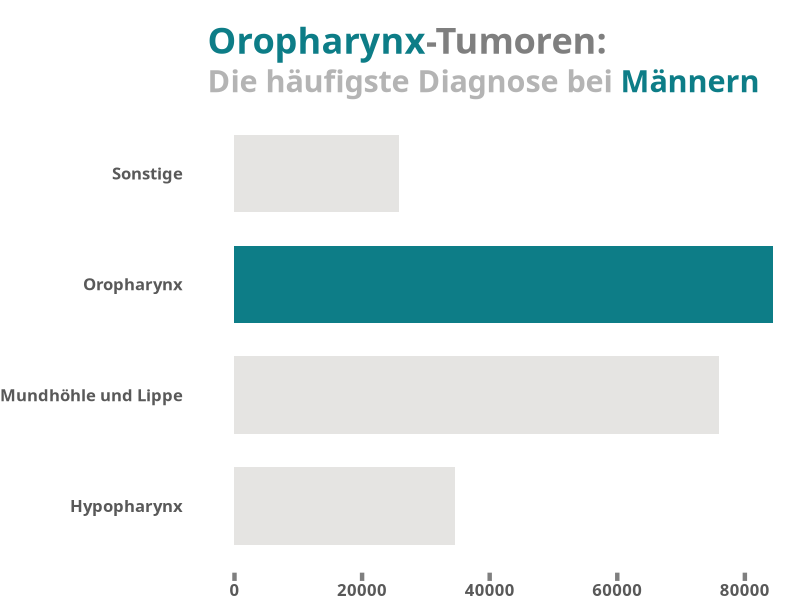
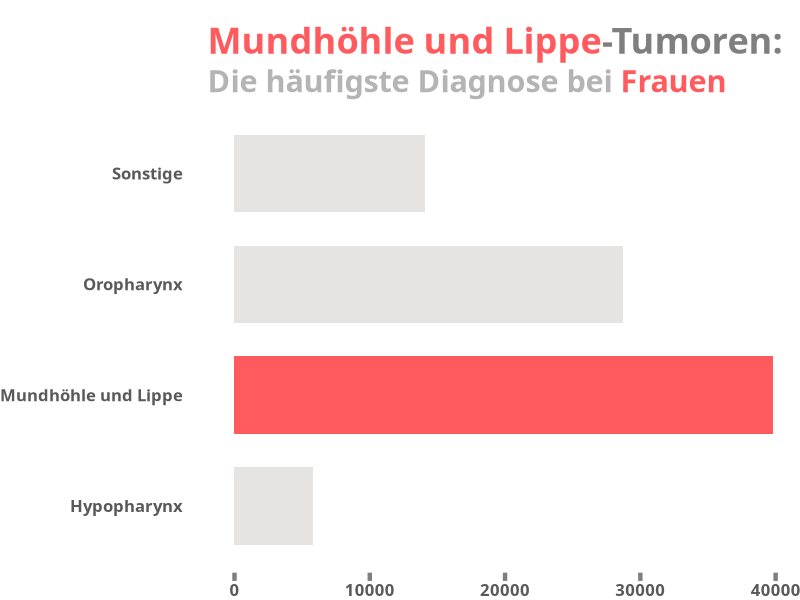

Here is the R script that generated these plots, in order:
## ---- chunk 1
#| fig-height: 8
#| fig-align: center
#| echo: false
#| label: fig-plot-Inzidenz
#| layout-ncol: 2
#| fig-cap: "Inzidenz in Deutschland im Zeitraum 1999–2022 basierend auf Daten des Zentrums für Krebsregisterdaten des Robert Koch-Instituts (RKI).[@ZentrumfurKrebsregisterdatenimRobertKoch-Institut2024] "
#| fig-subcap: 
#| - "Inzidenz, Fallzahlen in Deutschland"
#| - "Inzidenz, Fallzahlen in Deutschland"


# Required Libraries
library(ggplot2)
library(dplyr)
library(scales) # For percentage formatting
library(ggtext) # For element_markdown in themes
library(tidyr) # For data transformation
library(dplyr)


# Read the CSV file
data <- read.csv( "Daten/InzidenzHNO.csv" , sep = ";", header = TRUE)

data <- data %>% 
  select(-X)%>%
  mutate(
    Diagnose_Gruppe = case_when(
    
    Diagnose %in% c(
      "Lippe (C00)",
      "sonstg/nnbez Teile d Zunge (C02)",
      "Zahnfleisch (C03)",
      "Mundboden (C04)",
      "sonstg/nnbez Teile d Mundes (C06)"
      ) ~ "Mundhöhle und Lippe" ,
    
    Diagnose %in% c(
      "Zungengrund (C01)",
      "Gaumen (C05)",
      "Tonsille (C09)",
      "Oropharynx (C10)"
    ) ~ "Oropharynx",

    Diagnose %in% c(
      "Recessus piriformis (C12)",
      "Hypopharynx (C13)"
    ) ~ "Hypopharynx",
    
    TRUE ~ "Sonstige",  # Default für andere
    
  ))

  


# Modify the dataset to assign colors conditionally
data <- data %>%
  mutate(
    Fill_Color = ifelse(Diagnose_Gruppe == "Oropharynx", "#0d7d87", "#E5E4E2")
  )


data %>%
  select(-weiblich) %>%
  ggplot(
    aes(
      x = Diagnose_Gruppe,
      y = männlich,
      fill = Fill_Color
    )
  ) +
    geom_point() +
  guides(
    # x = guide_axis(cap = "both"), # Cap both ends
    y = guide_axis(cap = "both") # Cap both ends
  ) +
  geom_bar(
    stat = "identity",
    show.legend = FALSE,
    width = 0.7  # Make bars slimmer by reducing the width (default is 0.9)
  ) +  
  scale_fill_identity() +  
  theme_minimal() +  
  labs(
    title = "<p><span style='color:#0d7d87'>Oropharynx</span><span style='color:#7f7f7f'>-Tumoren:</span></p>",
    subtitle = "<p><span style='color:#B4B4B4'>Die häufigste Diagnose bei </span><span style='color:#0d7d87'>Männern</span></p>"
  ) +
  coord_flip() +
  theme(
    plot.title = element_markdown(hjust = 0, family = "Ubuntu", size = 26, face = "bold"),
    plot.subtitle = element_markdown(hjust = 0, family = "Ubuntu", size = 22, face = "bold"),
    plot.caption = element_markdown(hjust = 0.5, size = 10),
    
    # Remove default grid lines
    panel.grid.minor.y = element_blank(),
    panel.grid.major.y = element_blank(),
    panel.grid.major.x = element_blank(),
    panel.grid.minor.x = element_blank(),
    
    axis.text.x = element_text(
      hjust = 0.5,
      family = "Ubuntu", 
      face = "bold", 
      color = "#595959", 
      size = 12
    ),
    axis.title.x = element_blank(),
    axis.title.y = element_blank(),
    
    # Y-axis customization: ticks extend to the right, line clipped properly
    axis.text.y = element_text(
      family = "Ubuntu", 
      face = "bold", 
      color = "#595959", 
      size = 12,
      margin = margin(r = 15)  # Add margin for better label spacing
    ),
    
    axis.ticks.x = element_line(color = "#7f7f7f", size = 1.5),  # Thicker ticks
    axis.ticks.length.x = unit(6, "pt"),  # Longer ticks
    plot.title.position = "panel",
    # Adjust axis line length exactly within the data range
    # axis.line.y = element_line(color = "#7f7f7f", size = 1.2),
    
    # Adjust clipping and limits
    plot.margin = margin(t = 20),  # Adjust plot margins
    panel.border = element_blank()  # Ensure clean edge with no overflow
  )










data <- data %>%
  mutate(
    Fill_Color = ifelse(Diagnose_Gruppe == "Mundhöhle und Lippe", "#ff5a5e", "#E5E4E2")
  )

data %>%
  select(-männlich) %>%
  ggplot(
    aes(
      x = Diagnose_Gruppe,
      y = weiblich,
      fill = Fill_Color
    )
  ) +
    geom_point() +
  guides(
    # x = guide_axis(cap = "both"), # Cap both ends
    y = guide_axis(cap = "both") # Cap both ends
  ) +
  geom_bar(
    stat = "identity",
    show.legend = FALSE,
    width = 0.7  # Make bars slimmer by reducing the width (default is 0.9)
  ) +  
  scale_fill_identity() +  
  theme_minimal() +  
  labs(
    title = "<p><span style='color:#ff5a5e'>Mundhöhle und Lippe</span><span style='color:#7f7f7f'>-Tumoren:</span></p>",
    subtitle = "<p><span style='color:#B4B4B4'>Die häufigste Diagnose bei </span><span style='color:#ff5a5e'>Frauen</span></p>"
  ) +
  coord_flip() +
  theme(
    plot.title = element_markdown(hjust = 0, family = "Ubuntu", size = 26, face = "bold"),
    plot.subtitle = element_markdown(hjust = 0, family = "Ubuntu", size = 22, face = "bold"),
    plot.caption = element_markdown(hjust = 0.5, size = 10),
    
    # Remove default grid lines
    panel.grid.minor.y = element_blank(),
    panel.grid.major.y = element_blank(),
    panel.grid.major.x = element_blank(),
    panel.grid.minor.x = element_blank(),
    
    axis.text.x = element_text(
      hjust = 0.5,
      family = "Ubuntu", 
      face = "bold", 
      color = "#595959", 
      size = 12
    ),
    axis.title.x = element_blank(),
    axis.title.y = element_blank(),
    
    # Y-axis customization: ticks extend to the right, line clipped properly
    axis.text.y = element_text(
      family = "Ubuntu", 
      face = "bold", 
      color = "#595959", 
      size = 12,
      margin = margin(r = 15)  # Add margin for better label spacing
    ),
    
    axis.ticks.x = element_line(color = "#7f7f7f", size = 1.5),  # Thicker ticks
    axis.ticks.length.x = unit(6, "pt"),  # Longer ticks
    plot.title.position = "panel",  # Keep the title fixed at the top, centered
    # Adjust axis line length exactly within the data range
    # axis.line.y = element_line(color = "#7f7f7f", size = 1.2),
    
    # Adjust clipping and limits
    plot.margin = margin(t = 20),  # Adjust plot margins
    panel.border = element_blank()  # Ensure clean edge with no overflow
  )

  
